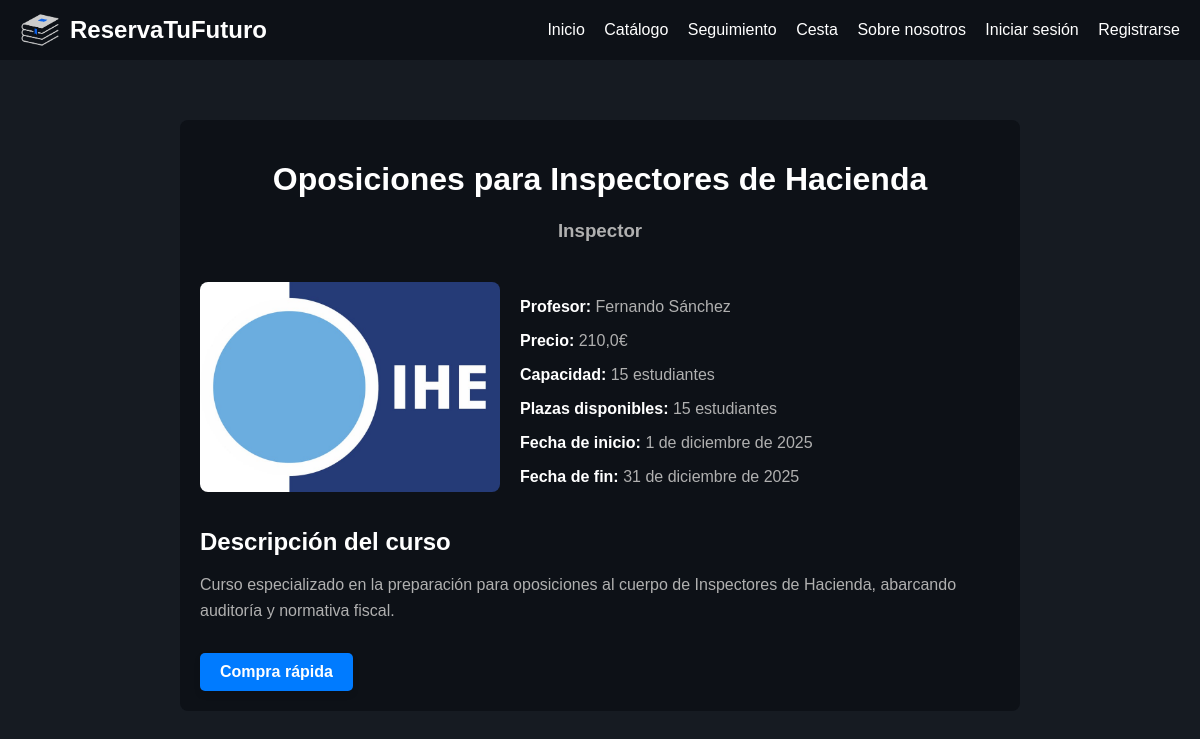
The page /courses/16 on the database its author committed.
### courses/models.py (models this page shows, shortened)
class Course(models.Model):
    TYPE_CHOICES = [
        ('Administración', 'Administración'),
        ('Justicia', 'Justicia'),
        ('Educación', 'Educación'),
        ('Sanidad', 'Sanidad'),
        ('Policía', 'Policía'),
        ('Bomberos', 'Bomberos'),
        ('Prisiones', 'Prisiones'),
        ('Hacienda', 'Hacienda'),
        ('Inspector', 'Inspector'),
        ('Técnicos', 'Técnicos'),
        ('Informática', 'Informática'),
        ('Telecomunicaciones', 'Telecomunicaciones'),
        ('Tecnología', 'Tecnologías'),
    ]
    name = models.CharField(max_length=100, help_text='Course name')
    price = models.FloatField(max_length=10, help_text='Course price')
    image = models.ImageField(upload_to='course_images/', null=True, blank=True)
    teacher = models.CharField(max_length=100)
    capacity = models.IntegerField(help_text='Maximum number of students')
    description = models.TextField()
    starting_date = models.DateField()
    ending_date = models.DateField()
    type = models.CharField(max_length=50, choices=TYPE_CHOICES, default='Magisterio')

### courses/views.py (the view)
# urls.py: path("courses/<int:pk>", views.CourseDetailView.as_view(), name="course_detail"),
class CourseDetailView(generic.DetailView):
    model = Course
    context_object_name = "course"
    template_name = "courses/course_detail.html"
    def get_context_data(self, **kwargs):
        context = super().get_context_data(**kwargs)
        user = self.request.user
        if user.is_authenticated:
            user_in_academy = user.groups.filter(name='academy').exists()
            reservation = Reservation.objects.filter(
                user=user,
                course=self.object
            ).first()
            has_reservation = reservation is not None
        else:
            user_in_academy = False
            has_reservation = False
            reservation = None
        reserved_count = Reservation.objects.filter(course=self.object)\
            .exclude(paymentMethod='Pending', cart=True).count()
        available_slots = max(0, self.object.capacity - reserved_count)
        context['user_in_academy'] = user_in_academy
        context['has_reservation'] = has_reservation
        context['reservation'] = reservation
        context['available_slots'] = available_slots
        return context

### home/context_processors.py (called while the page is built)
def user_group_context(request):
    return {
        'user_in_academy': (
            request.user.is_authenticated
            and request.user.groups.filter(name='academy').exists()
        )
    }

### home/views.py (called while the page is built)
def base_view(request):
    cart_item_count = Reservation.objects.filter(user=request.user, cart=True).count() if request.user.is_authenticated else 0
    return {
        'cart_item_count': cart_item_count,
    }

### home/templates/courses/course_detail.html (shortened to what this page needs)
{% extends 'home/base.html' %}
{% load static %}
{% block content %}
<div class="course-detail-container">
  <h1 class="course-detail-title">{{ course.name }}</h1>
  <h3 class="course-detail-type">{{ course.get_type_display }}</h3>
  <div class="course-detail-grid">
    <div class="course-detail-image">
      {% if course.image and course.image.name %}
        <img class="course-detail-img" src="{{ course.image.url }}" alt="Imagen de {{ course.name }}">
      {% else %}
        <img src="{% static 'home/logo.png' %}" alt="" class="default-img" >
      {% endif %}
    </div>
    <div class="course-detail-info">
      <p><strong>Profesor:</strong> {{ course.teacher }}</p>
      <p><strong>Precio:</strong> {{ course.price }}€</p>
      <p><strong>Capacidad:</strong> {{ course.capacity }} estudiantes</p>
      <p><strong>Plazas disponibles:</strong> {{ available_slots }} estudiantes</p>
      <p><strong>Fecha de inicio:</strong> {{ course.starting_date }}</p>
      <p><strong>Fecha de fin:</strong> {{ course.ending_date }}</p>
    </div>
  </div>
  <div class="course-detail-description">
    <h4 class="course-detail-description-title">Descripción del curso</h4>
    <p class="course-detail-description-text">{{ course.description }}</p>
    <div class="button-container">
      {% if user_in_academy %}
        <form action="{% url 'update_course' course.id %}" method="get">
          <button type="submit" class="btn btn-add-to-cart">Editar curso</button>
        </form>
        <form action="{% url 'delete_course' course.id %}" method="post" onsubmit="return confirmDelete()">
          {% csrf_token %}
          <button type="submit" class="btn btn-add-to-cart">Eliminar curso</button>
        </form>
        <a href="{% url 'course_inscriptions' course.id %}" class="btn btn-secondary">Ver inscritos</a>
        {% else %}
        {% if available_slots > 0 %}
          <form action="{% url 'cart:quick_purchase' course.id %}" method="get">
            <button type="submit" class="btn btn-add-to-cart">Compra rápida</button>
          </form>
        {% else %}
          <p>Este curso ya no tiene plazas disponibles.</p>
        {% endif %}
      {% endif %}
    </div>
  </div>
</div>
{% endblock %}

### home/templates/home/base.html (shortened to what this page needs)
{% load static %}
<!DOCTYPE html>
<html lang="es">
  <head>
    <link rel="stylesheet" href="{% static 'home/styles.css' %}" />
    <link href="https://cdnjs.cloudflare.com/ajax/libs/font-awesome/6.4.0/css/all.min.css" rel="stylesheet">
  </head>
  <body>
    <header>
      <nav>
        <a href="{% url 'homepage' %}" class="brand">
          <img src="{% static 'home/logo.png' %}" alt="" class="brand-logo">
          ReservaTuFuturo
        </a>
        <div class="nav-links">
          <a href="{% url 'homepage' %}">Inicio</a>
          <a href="{% url 'courses' %}">Catálogo</a>
          <a href="{% url 'cart:tracking' %}">Seguimiento</a>
          {% if user.is_authenticated %}
            {% if user_in_academy %}
              <a href="#" class="disabled" title="Los administradores no pueden comprar">
                Cesta
              </a>
              <a href="{% url 'create_course' %}">Crear Curso</a>
              <a href="{% url 'manage_users' %}">Gestionar Usuarios</a>
            {% endif %}
            {% if not user_in_academy %}
              <a href="{% url 'my_courses' %}">Mis Cursos</a>
              <a href="{% url 'cart:cart' %}">
                Cesta
                {% if cart_item_count > 0 %}
                    <span class="cart-count">{{ cart_item_count }}</span>
                {% endif %}
            </a>            {% endif %}
            <a href="{% url 'about_us' %}">Sobre nosotros</a>
            <a href="{% url 'profile' %}">Mi Perfil</a>
            <a href="#" onclick="document.getElementById('logout-form').submit();">
              Cerrar sesión
            </a>
            <form id="logout-form" method="post" action="{% url 'logout' %}" style="display: none">
              {% csrf_token %}
            </form>
          {% else %}
            <a href="{% url 'login' %}" title="Debes iniciar sesión para usar la cesta">
              Cesta
            </a>
            <a href="{% url 'about_us' %}">Sobre nosotros</a>
            <a href="{% url 'login' %}">Iniciar sesión</a>
            <a href="{% url 'register' %}">Registrarse</a>
          {% endif %}
        </div>
      </nav>
    </header>
    <main>
      {% block content %}{% endblock %}
    </main>
  </body>
</html>

### home/static/home/styles.css (style rules this page uses)
body { font-family: Arial, sans-serif; margin: 0; padding: 0; background-color: #161b22; color: white; }
header { background-color: #0d1117; padding: 10px 20px; }
nav { display: flex; justify-content: space-between; align-items: center; margin: auto; color: white; }
.brand { display: flex; align-items: center; text-decoration: none; color: white; font-size: 1.5em; font-weight: bold; }
.brand-logo { height: 40px; width: 40px; margin-right: 10px; }
.nav-links a, .nav-links form { margin-left: 15px; font-size: 1em; text-decoration: none; color: white; }
h1, h2 { color: white; }
p { color: #b0b0b0; }
strong { color: white; }
.course-detail-container { max-width: 800px; margin: auto; margin-top: 5%; padding: 20px; background-color: #0d1117; border-radius: 8px; }
.course-detail-title { text-align: center; font-size: 2rem; }
.course-detail-type { text-align: center; font: 1.5rem; margin-bottom: 5%; color:#b0b0b0 }
.course-detail-grid { display: flex; gap: 20px; flex-wrap: wrap; align-items: center; }
.course-detail-image { flex: 2; max-width: 300px; text-align: center; }
.course-detail-img { width: 100%; height: auto; border-radius: 8px; object-fit: cover; }
.course-detail-info { flex: 2; align-items: center; }
.course-detail-info p { font-size: 1rem; margin-bottom: 10px; }
.course-detail-description { margin-top: 30px; }
.course-detail-description-title { font-size: 1.5rem; margin-bottom: 10px; }
.course-detail-description-text { font-size: 1rem; line-height: 1.6; }
.btn-add-to-cart { background-color: #4caf50; color: #fff; padding: 12px 20px; border: none; border-radius: 25px; font-size: 1rem; font-weight: bold; cursor: pointer; transition: all 0.3s ease; box-shadow: 0px 4px 6px rgba(0, 0, 0, 0.1); }
.button-container { display: flex; gap: 10px; }
.button-container form { margin: 0; }
.btn.btn-add-to-cart { padding: 10px 20px; background-color: #007bff; color: white; border: none; border-radius: 5px; cursor: pointer; }
.button-container { display: flex; justify-content: space-between; align-items: center; }
.btn { padding: 10px 20px; border: none; border-radius: 25px; font-size: 1rem; font-weight: bold; cursor: pointer; text-align: center; text-decoration: none; transition: all 0.3s ease; display: inline-block; }
.button-container { display: flex; justify-content: space-between; margin-top: 30px; }
.btn { padding: 10px 20px; border-radius: 5px; text-decoration: none; font-weight: bold; cursor: pointer; transition: background-color 0.3s ease; }

### rows shown on the page
Course: name "Oposiciones para Inspectores de Hacienda", type "Inspector", image (picture), teacher "Fernando Sánchez", price "210,0", capacity "15", starting_date "1 de diciembre de 2025", ending_date "31 de diciembre de 2025", description "Curso especializado en la preparación para oposiciones al cuerpo de Inspectores de Hacienda, abarcando auditoría y normativa fiscal."

### other values the page prints
{{ available_slots }} "15"
